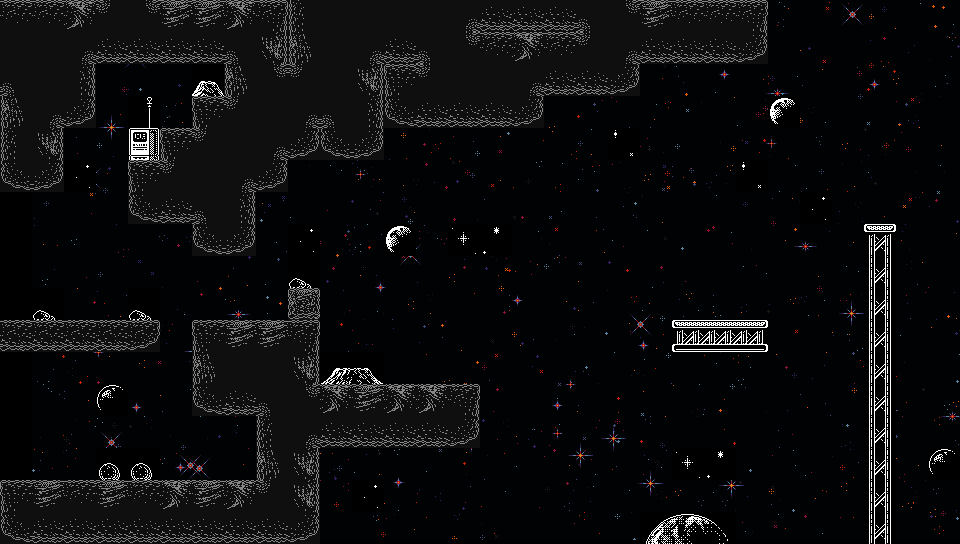

The image is a tile-based game level rendered from a .tmx file. Its description and source (layers, tilesets, objects; grid data summarised) follow:
An orthogonal 30x17 tile map with 32x32 px tiles, 2 tile layers (TileBackGround, Playable), 2 tilesets, 1 image layer and 8 objects.

<map version="1.10" tiledversion="1.10.2" orientation="orthogonal" renderorder="right-down" width="30" height="17" tilewidth="32" tileheight="32" infinite="0" nextlayerid="12" nextobjectid="23">
 <tileset firstgid="1" name="BaseSet" tilewidth="32" tileheight="32" tilecount="96" columns="96">
  <image source="lunar1b_tileset_singlefile_fixed.png" width="3072" height="32" />
  <wangsets>
   <wangset name="Terrain" type="corner" tile="-1">
    <wangcolor name="" color="#ff0000" tile="-1" probability="1" />
    <wangtile tileid="1" wangid="0,0,0,1,0,0,0,0" />
    <wangtile tileid="2" wangid="0,0,0,1,0,1,0,0" />
    <wangtile tileid="3" wangid="0,0,0,0,0,1,0,0" />
    <wangtile tileid="4" wangid="0,1,0,1,0,0,0,0" />
    <wangtile tileid="5" wangid="0,1,0,1,0,1,0,1" />
    <wangtile tileid="6" wangid="0,0,0,0,0,1,0,1" />
    <wangtile tileid="7" wangid="0,1,0,0,0,0,0,0" />
    <wangtile tileid="8" wangid="0,1,0,0,0,0,0,1" />
    <wangtile tileid="9" wangid="0,0,0,0,0,0,0,1" />
    <wangtile tileid="54" wangid="0,1,0,0,0,1,0,1" />
    <wangtile tileid="55" wangid="0,0,0,1,0,1,0,1" />
    <wangtile tileid="57" wangid="0,1,0,1,0,1,0,0" />
    <wangtile tileid="95" wangid="0,1,0,1,0,0,0,1" />
   </wangset>
   <wangset name="Planet1" type="corner" tile="-1">
    <wangcolor name="" color="#ff0000" tile="-1" probability="1" />
    <wangtile tileid="21" wangid="0,1,0,1,0,0,0,0" />
    <wangtile tileid="22" wangid="0,1,0,1,0,1,0,1" />
    <wangtile tileid="23" wangid="0,0,0,0,0,1,0,1" />
    <wangtile tileid="27" wangid="0,1,0,0,0,0,0,0" />
    <wangtile tileid="28" wangid="0,1,0,0,0,0,0,1" />
    <wangtile tileid="29" wangid="0,0,0,0,0,0,0,1" />
    <wangtile tileid="33" wangid="0,0,0,1,0,0,0,0" />
    <wangtile tileid="34" wangid="0,0,0,1,0,1,0,0" />
    <wangtile tileid="35" wangid="0,0,0,0,0,1,0,0" />
   </wangset>
   <wangset name="Planet2" type="corner" tile="-1">
    <wangcolor name="" color="#ff0000" tile="-1" probability="1" />
    <wangtile tileid="24" wangid="0,1,0,1,0,0,0,0" />
    <wangtile tileid="25" wangid="0,1,0,1,0,1,0,1" />
    <wangtile tileid="26" wangid="0,0,0,0,0,1,0,1" />
    <wangtile tileid="30" wangid="0,1,0,0,0,0,0,0" />
    <wangtile tileid="31" wangid="0,1,0,0,0,0,0,1" />
    <wangtile tileid="32" wangid="0,0,0,0,0,0,0,1" />
    <wangtile tileid="36" wangid="0,0,0,1,0,0,0,0" />
    <wangtile tileid="37" wangid="0,0,0,1,0,1,0,0" />
    <wangtile tileid="38" wangid="0,0,0,0,0,1,0,0" />
   </wangset>
   <wangset name="PlatformEarth" type="edge" tile="-1">
    <wangcolor name="" color="#ff0000" tile="-1" probability="1" />
    <wangtile tileid="12" wangid="0,0,1,0,0,0,0,0" />
    <wangtile tileid="13" wangid="0,0,1,0,0,0,1,0" />
    <wangtile tileid="14" wangid="0,0,0,0,0,0,1,0" />
   </wangset>
   <wangset name="PlatformWalkWay" type="edge" tile="-1">
    <wangcolor name="" color="#ff0000" tile="-1" probability="1" />
    <wangtile tileid="49" wangid="0,0,1,0,0,0,0,0" />
    <wangtile tileid="50" wangid="0,0,1,0,0,0,1,0" />
    <wangtile tileid="51" wangid="0,0,0,0,0,0,1,0" />
    <wangtile tileid="52" wangid="0,0,1,0,0,0,1,0" />
   </wangset>
   <wangset name="AntennaTop" type="corner" tile="-1">
    <wangcolor name="" color="#ff0000" tile="-1" probability="1" />
    <wangtile tileid="39" wangid="0,1,0,0,0,0,0,0" />
    <wangtile tileid="40" wangid="0,0,0,0,0,0,0,1" />
    <wangtile tileid="43" wangid="0,0,0,1,0,0,0,0" />
    <wangtile tileid="44" wangid="0,0,0,0,0,1,0,0" />
   </wangset>
   <wangset name="AntennaBottom" type="corner" tile="-1">
    <wangcolor name="" color="#ff0000" tile="-1" probability="1" />
    <wangtile tileid="41" wangid="0,1,0,0,0,0,0,0" />
    <wangtile tileid="42" wangid="0,0,0,0,0,0,0,1" />
    <wangtile tileid="45" wangid="0,0,0,1,0,0,0,0" />
    <wangtile tileid="46" wangid="0,0,0,0,0,1,0,0" />
   </wangset>
   <wangset name="Transformer" type="edge" tile="-1">
    <wangcolor name="" color="#ff0000" tile="-1" probability="1" />
    <wangtile tileid="80" wangid="0,0,1,0,0,0,0,0" />
    <wangtile tileid="81" wangid="0,0,1,0,0,0,1,0" />
    <wangtile tileid="82" wangid="0,0,0,0,0,0,1,0" />
   </wangset>
  </wangsets>
 </tileset>
 <tileset firstgid="97" name="TerrainOnlySet" tilewidth="32" tileheight="32" tilecount="29" columns="29">
  <image source="lunar1b_tileset_compact_grey_terrain.png" width="928" height="32" />
  <wangsets>
   <wangset name="Unnamed Set" type="corner" tile="-1">
    <wangcolor name="" color="#ff0000" tile="-1" probability="1" />
    <wangtile tileid="0" wangid="0,0,0,1,0,0,0,0" />
    <wangtile tileid="1" wangid="0,0,0,1,0,1,0,0" />
    <wangtile tileid="2" wangid="0,0,0,1,0,1,0,0" />
    <wangtile tileid="3" wangid="0,0,0,1,0,1,0,0" />
    <wangtile tileid="4" wangid="0,0,0,0,0,1,0,0" />
    <wangtile tileid="5" wangid="0,1,0,1,0,0,0,1" />
    <wangtile tileid="6" wangid="0,1,0,0,0,1,0,1" />
    <wangtile tileid="7" wangid="0,1,0,1,0,1,0,0" />
    <wangtile tileid="12" wangid="0,1,0,1,0,1,0,1" />
    <wangtile tileid="14" wangid="0,1,0,1,0,1,0,0" />
    <wangtile tileid="15" wangid="0,0,0,1,0,1,0,1" />
    <wangtile tileid="21" wangid="0,1,0,1,0,0,0,0" />
    <wangtile tileid="22" wangid="0,0,0,0,0,1,0,1" />
    <wangtile tileid="23" wangid="0,1,0,1,0,0,0,0" />
    <wangtile tileid="24" wangid="0,0,0,0,0,1,0,1" />
    <wangtile tileid="25" wangid="0,1,0,0,0,0,0,0" />
    <wangtile tileid="26" wangid="0,1,0,0,0,0,0,1" />
    <wangtile tileid="27" wangid="0,0,0,0,0,0,0,1" />
    <wangtile tileid="28" wangid="0,0,0,1,0,1,0,1" />
   </wangset>
  </wangsets>
 </tileset>
 <imagelayer id="11" name="ImageBackGround">
  <image source="back4.png" width="960" height="540" />
 </imagelayer>
 <layer id="9" name="TileBackGround" width="30" height="17">
  <data>[510 cells, 27 non-empty, 16 distinct tile ids]</data>
 </layer>
 <objectgroup id="10" name="Objects">
  <object id="15" x="34.3333" y="437.333" width="40" height="40">
   <properties>
    <property name="Type" type="int" value="0" />
   </properties>
  </object>
  <object id="16" x="448" y="160" width="32" height="32">
   <properties>
    <property name="Type" type="int" value="2" />
   </properties>
  </object>
  <object id="17" x="208" y="432" width="48" height="48">
   <properties>
    <property name="Type" type="int" value="3" />
   </properties>
  </object>
  <object id="18" x="672" y="192" width="32" height="32">
   <properties>
    <property name="Type" type="int" value="2" />
   </properties>
  </object>
  <object id="19" x="867.333" y="16.6667" width="64" height="64">
   <properties>
    <property name="Type" type="int" value="1" />
   </properties>
  </object>
  <object id="20" x="321" y="335" width="48" height="48">
   <properties>
    <property name="Type" type="int" value="3" />
   </properties>
  </object>
  <object id="21" x="160" y="96" width="32" height="32">
   <properties>
    <property name="Type" type="int" value="2" />
   </properties>
  </object>
  <object id="22" x="32" y="272" width="48" height="48">
   <properties>
    <property name="Type" type="int" value="3" />
   </properties>
  </object>
 </objectgroup>
 <layer id="1" name="Playable" class="Collidable" width="30" height="17">
  <properties>
   <property name="Collision" type="int" value="1" />
  </properties>
  <data>[510 cells, 173 non-empty, 28 distinct tile ids]</data>
 </layer>
</map>